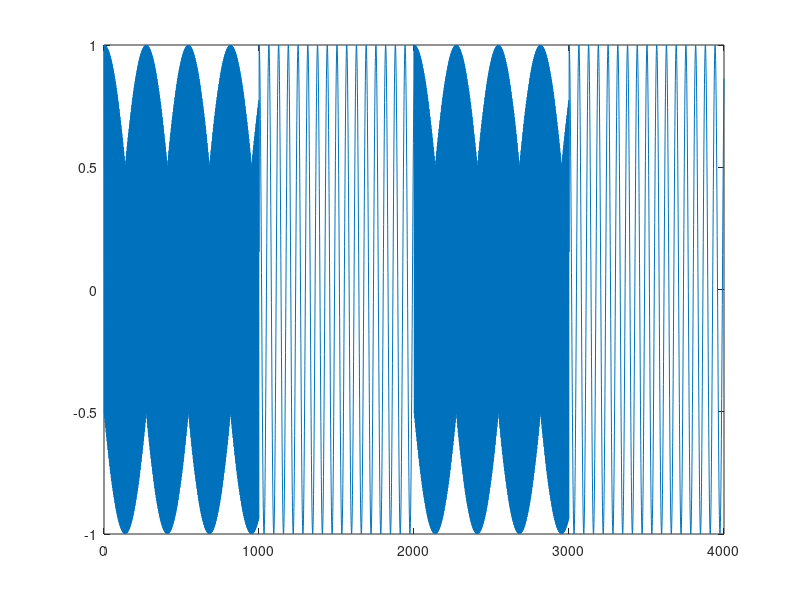

MATLAB code to generate this figure:
bit = [1 0 1 0 1 1 0 0 0 0 1 0 0 1 1 1 0];
for i=0:3
dim = linspace(0, 100*(1+20*bit(i+1)), 1000);
output(i*1000 +1 : (i+1)*1000) = cos(dim);
end 

plot(output)
